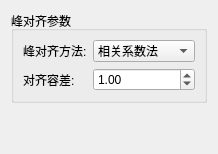
            <widget class="QWidget" name="chromatographyPeakAlignmentPage">
             <layout class="QVBoxLayout" name="chromatographyPeakAlignmentLayout">
              <item>
               <widget class="QGroupBox" name="chromatographyPeakAlignmentParamsGroup">
                <property name="title">
                 <string>峰对齐参数</string>
                </property>
                <layout class="QFormLayout" name="chromatographyPeakAlignmentParamsLayout">
                 <item row="0" column="0">
                  <widget class="QLabel" name="chromatographyPeakAlignmentMethodLabel">
                   <property name="text">
                    <string>峰对齐方法:</string>
                   </property>
                  </widget>
                 </item>
                 <item row="0" column="1">
                  <widget class="QComboBox" name="chromatographyPeakAlignmentMethodComboBox">
                   <item>
                    <property name="text">
                     <string>相关系数法</string>
                    </property>
                   </item>
                   <item>
                    <property name="text">
                     <string>动态时间规整</string>
                    </property>
                   </item>
                  </widget>
                 </item>
                 <item row="1" column="0">
                  <widget class="QLabel" name="chromatographyAlignmentToleranceLabel">
                   <property name="text">
                    <string>对齐容差:</string>
                   </property>
                  </widget>
                 </item>
                 <item row="1" column="1">
                  <widget class="QDoubleSpinBox" name="chromatographyAlignmentToleranceSpinBox">
                   <property name="minimum">
                    <double>0.100000000000000</double>
                   </property>
                   <property name="maximum">
                    <double>10.000000000000000</double>
                   </property>
                   <property name="singleStep">
                    <double>0.100000000000000</double>
                   </property>
                   <property name="value">
                    <double>1.000000000000000</double>
                   </property>
                  </widget>
                 </item>
                </layout>
               </widget>
              </item>
              <item>
               <spacer name="chromatographyPeakAlignmentSpacer">
                <property name="orientation">
                 <enum>Qt::Vertical</enum>
                </property>
                <property name="sizeHint" stdset="0">
                 <size>
                  <width>20</width>
                  <height>40</height>
                 </size>
                </property>
               </spacer>
              </item>
             </layout>
            </widget>
